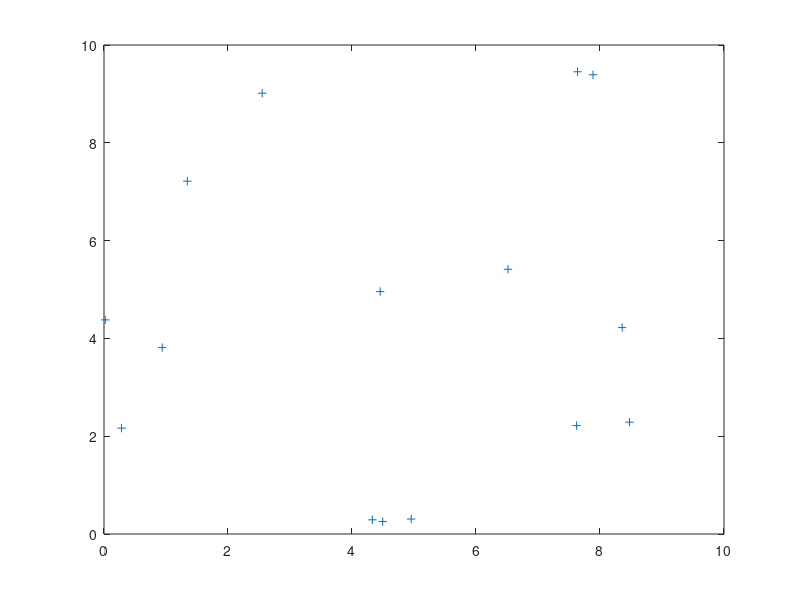

MATLAB code to generate this figure: (Note: this script raises an error after producing the figure.)
%% COMPARATIVA AG

%% inicializacion de variables
s = rng(1);
N=15;
Pob=30;
MAX_ITERACIONES=2000;
TAM = 10;
MAX_F = N*TAM;
muestra = 50; %conteo para hacer una media
%cordenadas x&y de las ciudades
ciudades = TAM*rand(N,2);

% si se quiere ver las ciudades:
figure
plot(ciudades(:,1),ciudades(:,2), '+')


%% AG
BestSolution = zeros(1,N+1);
AvgSolution = 0;
Tiempo = 0;
AvgTime = 0; %media tiempo empleado
for i=1:muestra
    rng(i*5);
    tic;
    sol = TSP(ciudades,N,Pob,MAX_ITERACIONES);
    %[sol,itera,estancado] = pso(NReinas,NTableros,MAX_ITERACIONES);
    if(BestSolution(N+1)<sol(N+1)) 
        BestSolution = sol;
        disp(BestSolution(N+1));
    end
    Tiempo = Tiempo + toc;
    AvgSolution = AvgSolution + sol(N+1);
end
AvgTime = Tiempo/muestra;
AvgSolution = AvgSolution/muestra;
fprintf('Para %d ciudades, %d individuos, %d iteraciones y muestra de %d\n',N,Pob,MAX_ITERACIONES,muestra);
fprintf('mejor solucion: %d, distancia = %d \n',BestSolution(N+1),MAX_F-BestSolution(N+1));
fprintf('media tiempo: %d\n',AvgTime);
fprintf('media solucion: %d\n',AvgSolution);
fprintf('Distancia media: %d\n',MAX_F - AvgSolution);

figure
plot(ciudades(BestSolution(1:N),1),ciudades(BestSolution(1:N),2), '*-')
